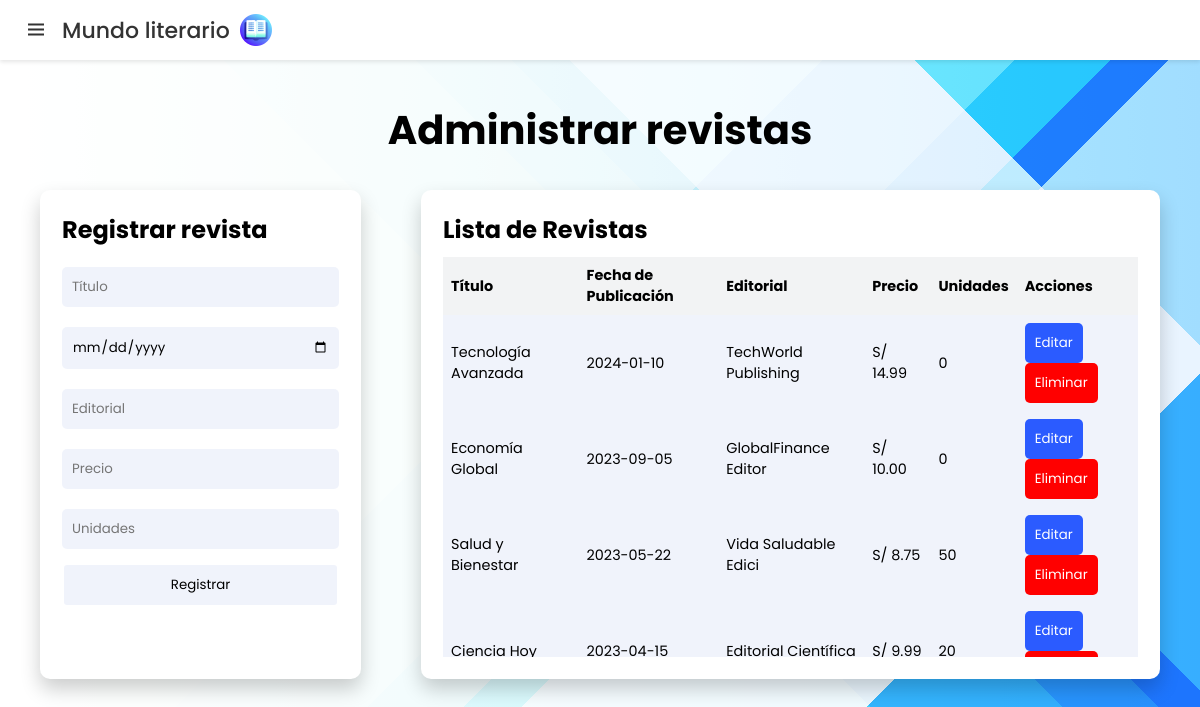
The page /presentacion/gestionarRevistas.php (signed in) on the database its author committed.
### tables this page shows
CREATE TABLE `revistas` (
  `id` int(11) NOT NULL,
  `titulo` varchar(255) NOT NULL,
  `fecha_publicacion` date NOT NULL,
  `editorial` varchar(20) NOT NULL,
  `precio` decimal(10,2) NOT NULL,
  `unidades` int(11) NOT NULL
);

### negocios/revista.php (called while the page is built, shortened)
<?php
class Revista implements CrudInterface
{
    public static function listar()
    {
        $connection = Database::getInstance();
        $stmt = $connection->prepare("SELECT * FROM revistas ORDER BY fecha_publicacion DESC");
        $stmt->execute();
        return $stmt->fetchAll(PDO::FETCH_ASSOC);
    }
}

### presentacion/gestionarRevistas.php (the view, shortened to what this page needs)
<?php
$revistas = Revista::listar();
?>
<!DOCTYPE html>
<html lang="es">
<head>
    <link rel="stylesheet" href="../assets/css/revista.css" />
    <link href="https://unpkg.com/boxicons@2.1.2/css/boxicons.min.css" rel="stylesheet" />
</head>
<body>
    <nav>
        <div class="logo">
            <i class="bx bx-menu menu-icon"></i>
            <span class="logo-name">Mundo literario</span>
            <img class="logo-img" src="../assets/images/book.png">
        </div>
    </nav>
    <section class="content-revista">
        <h1>Administrar revistas</h1>
        <div class="container-revista">
            <div class="box">
                <h2>Registrar revista</h2>
                <form class="crear" method="POST" action="">
                    <input type="text" name="titulo" placeholder="Título" required>
                    <input type="date" name="fecha_publicacion" placeholder="Fecha de Publicación" required>
                    <input type="text" name="editorial" placeholder="Editorial" required>
                    <input type="number" name="precio" placeholder="Precio" required>
                    <input type="number" name="unidades" placeholder="Unidades" required>
                    <button class="registrar" type="submit">Registrar</button>
                </form>
            </div>
            <div class="box">
                <h2>Lista de Revistas</h2>
                <div class="table-responsive">
                    <table>
                        <thead>
                            <tr>
                                <th>Título</th>
                                <th>Fecha de Publicación</th>
                                <th>Editorial</th>
                                <th>Precio</th>
                                <th>Unidades</th>
                                <th>Acciones</th>
                            </tr>
                        </thead>
                        <tbody>
                            <?php foreach ($revistas as $revista): ?>
                                <tr>
                                    <td><?php echo htmlspecialchars($revista['titulo']); ?></td>
                                    <td><?php echo htmlspecialchars($revista['fecha_publicacion']); ?></td>
                                    <td><?php echo htmlspecialchars($revista['editorial']); ?></td>
                                    <td>S/ <?php echo htmlspecialchars($revista['precio']); ?></td>
                                    <td><?php echo htmlspecialchars($revista['unidades']); ?></td>
                                    <td>
                                        <button type="button" class="btn-editar" onclick="location.href='editarRevista.php?id=<?php echo $revista['id']; ?>'">Editar</button>
                                        <button type="button" class="btn-eliminar" data-id="<?php echo $revista['id']; ?>">Eliminar</button>
                                    </td>
                                </tr>
                            <?php endforeach; ?>
                        </tbody>
                    </table>
                </div>
            </div>
        </div>
    </section>
</body>
</html>

### assets/css/revista.css (style rules this page uses)
* { margin: 0; padding: 0; box-sizing: border-box; font-family: "Poppins", sans-serif; }
body { min-height: 100%; background-image: linear-gradient( 90deg, rgb(255, 255, 255), rgb(207, 207, 207) ), linear-gradient( 45deg, rgb(177, 223, 206) 0%, rgb(177, 223, 206) 46%, rgb(147, 192, 214) 46%, rgb(147, 192, 214) 56%, rgb(117, 162, 222) 56%, rgb(117, 162, 222) 61%, rgb(86, 131, 229) 61%, rgb(86, 131, 229) 64%, rgb(168, 194, 255) 64%, rgb(168, 194, 255) 82%, rgb(26, 70, 245) 82%, rgb(26, 70, 245) 100% ), linear-gradient( 135deg, rgb(177, 223, 206) 0%, rgb(177, 223, 206) 46%, rgb(147, 192, 214) 46%, rgb(147, 192, 214) 56%, rgb(117, 162, 222) 56%, rgb(117, 162, 222) 61%, rgb(86, 131, 229) 61%, rgb(86, 131, 229) 64%, rgb(168, 194, 255) 64%, rgb(168, 194, 255) 82%, rgb(26, 70, 245) 82%, rgb(26, 70, 245) 100% ); background-blend-mode: overlay, overlay, normal; }
nav { position: relative; top: 0; left: 0; height: 60px; width: 100%; display: flex; align-items: center; background: #fff; box-shadow: 0 2px 4px rgba(0, 0, 0, 0.1); }
nav .logo { display: flex; align-items: center; margin: 0 24px; }
.logo-img { margin: 0 10px 0px 10px; }
.logo .menu-icon { color: #333; font-size: 24px; margin-right: 14px; cursor: pointer; }
.logo .logo-name { color: #333; font-size: 22px; font-weight: 500; }
.content-revista { padding: 40px; }
.container-revista { margin-top: 20px; display: grid; grid-template-columns: 0.8fr 2fr; gap: 60px; }
.content-revista h1 { color: black; text-align: center; font-size: 2.5rem; margin-bottom: 30px; }
h2 { color: black; text-align: left; margin: auto 0 10px 0; }
.box { border: 2px solid transparent; background-color: white; padding: 20px; border-radius: 10px; box-shadow: 0 10px 20px rgba(0, 0, 0, 0.2); transition: all 0.5s cubic-bezier(0.23, 1, 0.32, 1); }
.crear { height: 350px; display: flex; justify-content: flex-start; flex-direction: column; }
.crear input { background: #3f6aca14; padding: 10px; border: none; border-radius: 5px; margin: 10px 0; outline: none; }
.crear .registrar { margin-top: auto; border: 2px solid white; background-color: #3f6aca14; padding: 10px; border-radius: 5px; cursor: pointer; color: black; transition: background-color 0.5s ease; }
.table-responsive { max-height: 400px; overflow-y: auto; }
table { color: black; border-radius: 10px; background-color: #3f6aca14; width: 100%; border-collapse: collapse; font-size: 0.9rem; }
th, td { padding: 8px; text-align: left; }
th { background-color: #f2f3f4; color: black; }
.btn-editar { padding: 10px; background-color: #2b5bff; color: white; border: none; border-radius: 5px; cursor: pointer; }
.btn-eliminar { border-radius: 5px; padding: 10px; border: none; background-color: red; color: white; cursor: pointer; }

### rows shown on the page
revistas: titulo "Tecnología Avanzada", fecha_publicacion "2024-01-10", editorial "TechWorld Publishing", precio "14.99", unidades "0"
revistas: titulo "Economía Global", fecha_publicacion "2023-09-05", editorial "GlobalFinance Editor", precio "10.00", unidades "0"
revistas: titulo "Salud y Bienestar", fecha_publicacion "2023-05-22", editorial "Vida Saludable Edici", precio "8.75", unidades "50"
revistas: titulo "Ciencia Hoy", fecha_publicacion "2023-04-15", editorial "Editorial Científica", precio "9.99", unidades "20"
